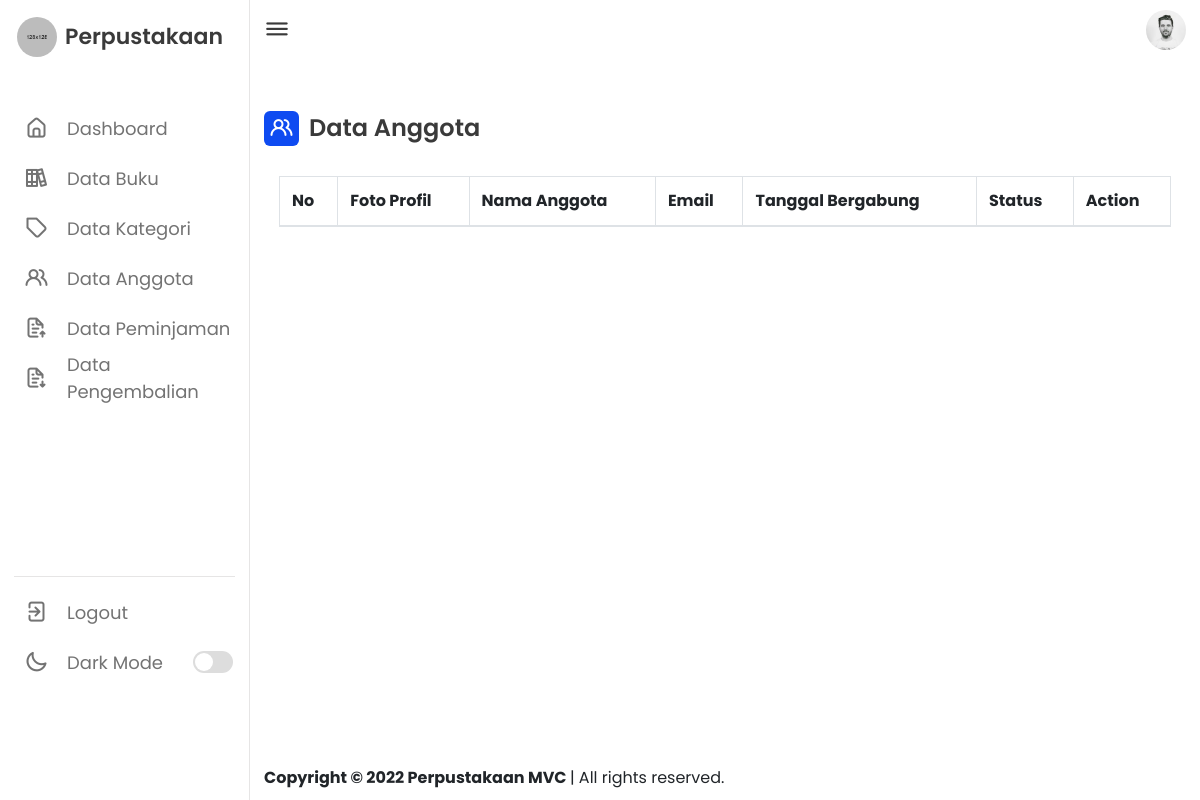
The app's page /index.php/anggota, older data.
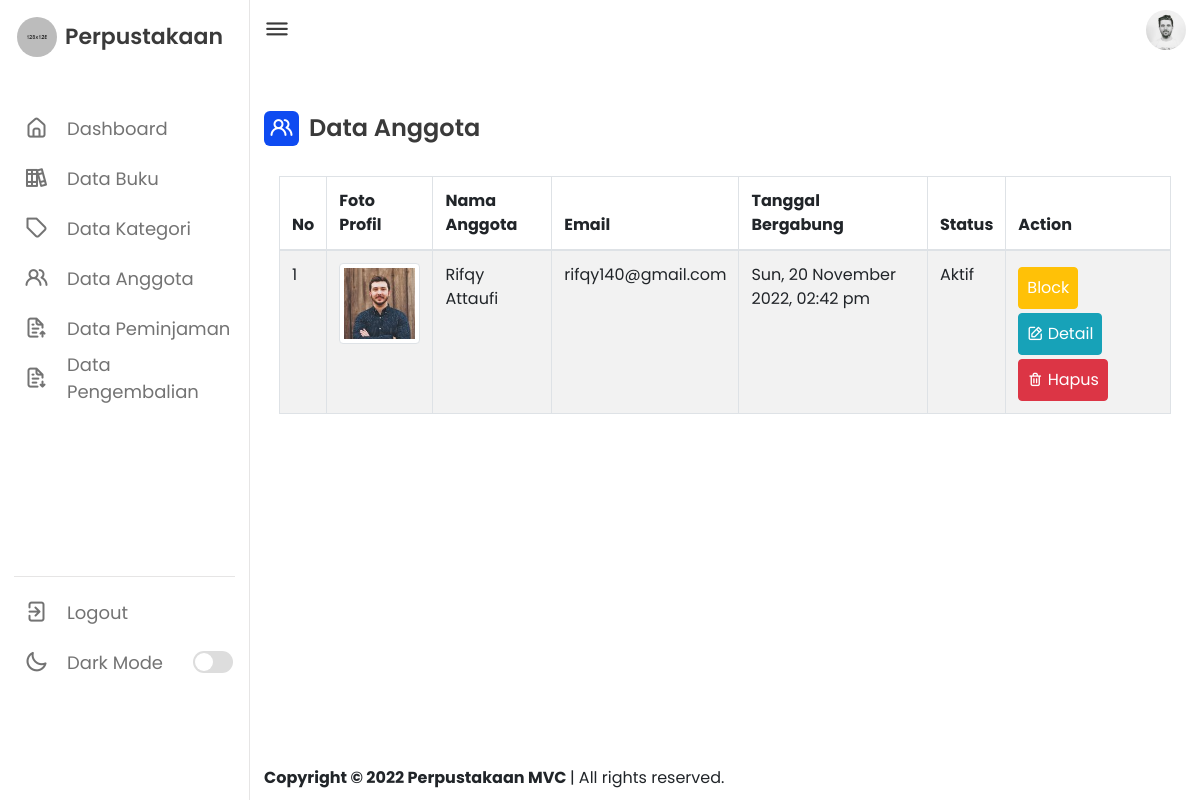
The same page, newer data.
### tables this page shows
CREATE TABLE `user` (
  `id` int(11) NOT NULL,
  `name` varchar(128) NOT NULL,
  `email` varchar(128) NOT NULL,
  `image` varchar(128) NOT NULL,
  `password` varchar(256) NOT NULL,
  `role` int(11) NOT NULL,
  `is_active` int(1) NOT NULL,
  `is_deleted` int(11) NOT NULL DEFAULT 0,
  `date_created` int(11) NOT NULL
);

### application/controllers/Anggota.php (called while the page is built, shortened)
<?php
class Anggota extends CI_Controller
{
	public function __construct()
	{
        $this->load->model('Anggota_model');
        $this->load->library('form_validation');
	}
    public function index()
    {
        $data['anggota'] = $this->Anggota_model->getAnggota();
        $this->load->view('panel/dash_header');
        $this->load->view('panel/dash_sidebar');
        $this->load->view('page/anggota/anggota', $data);
        $this->load->view('panel/dash_footer');
    }
}
?>

### index.php (called while the page is built, shortened)
<?php
require_once BASEPATH.'core/CodeIgniter.php';

### application/models/Anggota_model.php (called while the page is built, shortened)
<?php
class Anggota_model extends CI_Model
{
    public function getAnggota()
    {
        return $this->db->get_where('user', ['role' => 0, 'is_deleted' => 0])->result_array();
    }
}

### application/views/page/anggota/anggota.php (the view, shortened to what this page needs)
<div class="dash-content">
    <div class="activity">
        <div class="wrap">
            <div class="title">
                <i class="uil uil-users-alt"></i>
                <span class="text">Data Anggota</span>
            </div>
        </div>
        <div class="col-lg-12 col-md-6">
            <table id="tb_anggota" class="table table-striped table-bordered" style="width:100%">
                <thead>
                    <tr>
                        <th>No</th>
                        <th>Foto Profil</th>
                        <th>Nama Anggota</th>
                        <th>Email</th>
                        <th>Tanggal Bergabung</th>
                        <th>Status</th>
                        <th>Action</th>
                    </tr>
                </thead>
                <tbody>
                <?php $no = 1;
                    foreach ($anggota as $row) { ?>
                    <tr>
                        <td><?= $no++; ?></td>
                        <td>
                            <img src="<?= base_url('assets/images/profile/') . $row['image']; ?>" class="img-thumbnail">
                        </td>
                        <td><?= $row['name']; ?></td>
                        <td><?= $row['email']; ?></td>
                        <td><?php
                                $datestring = '%D, %d %F %Y, %h:%i %a';
                                echo mdate($datestring, $row['date_created']);
                            ?>
                        </td>
                        <td>
                            <?php if($row['is_active'] == 1)
                            { echo "Aktif"; }
                            else
                            { echo "Tidak Aktif"; }?>
                        </td>
                            <td>
                            <?php if ($row['is_active'] == 1) { ?>
                                <a href="<?= base_url('anggota/block/') . $row['id']; ?>">
                                    <button onclick="return confirm('Anda yakin akan mem-block akun ini ?')" class="btn btn-warning p-2 mt-1 text-md text-white">Block</button>
                                </a>
                            <?php } else { ?>
                                <a href="<?= base_url('anggota/activate/') . $row['id']; ?>">
                                    <button onclick="return confirm('Anda yakin akan meng-aktifkan akun ini ?')" class="btn btn-primary p-2 mt-1 text-md">Aktifkan</button>
                                </a>
                            <?php } ?>
                            <a href="<?= base_url('anggota/detail/') . $row['id']; ?>" class="btn btn-info p-2 mt-1">
                                <i class="uil uil-edit"></i> Detail
                            </a>
                            <a href="<?= base_url('anggota/delete/') . $row['id']; ?>" class="btn btn-danger p-2 mt-1" onclick="return confirm('Anda yakin akan menghapus buku ini ?')">
                                <i class="uil uil-trash-alt"></i> Hapus
                            </a>
                        </td>
                    </tr>
                    <?php } ?>
                </tbody>
            </table>
        </div>
    </div>
</div>

### application/views/panel/dash_header.php (shortened to what this page needs)
<!DOCTYPE html>
<html lang="en">
<head>
    <link rel="stylesheet" href="<?= base_url('assets/') ?>css/style.css">
    <link rel="stylesheet" href="https://unicons.iconscout.com/release/v4.0.0/css/line.css">
    <link rel="stylesheet" href="https://cdnjs.cloudflare.com/ajax/libs/twitter-bootstrap/4.5.2/css/bootstrap.css">
    <link rel="stylesheet" href="https://cdn.datatables.net/1.13.1/css/dataTables.bootstrap4.min.css">
</head>
<body>

### application/views/panel/dash_sidebar.php
<nav>
    <div class="logo-name">
        <div class="logo-image">
            <img src="<?= base_url('assets/') ?>images/avatar.jpg" alt="logo">
        </div>
        <span class="logo-name">Perpustakaan</span>
    </div>
    <div class="menu-items">
        <ul class="nav-links">
            <li><a href="<?= base_url('user'); ?>"">
                    <i class="uil uil-estate"></i>
                    <span class="link-name">Dashboard</span>
                </a></li>
            <li><a href="<?= base_url('buku'); ?>">
                    <i class="uil uil-books"></i>
                    <span class="link-name">Data Buku</span>
                </a></li>
            <li><a href="<?= base_url('kategori'); ?>">
                    <i class="uil uil-tag"></i>
                    <span class="link-name">Data Kategori</span>
                </a></li>
            <li><a href="<?= base_url('anggota'); ?>"">
                    <i class="uil uil-users-alt"></i>
                    <span class="link-name">Data Anggota</span>
                </a></li>
            <li><a href="<?= base_url('peminjaman'); ?>"">
                <i class="uil uil-file-upload-alt"></i>
                    <span class="link-name">Data Peminjaman</span>
                </a></li>
            <li><a href="<?= base_url('pengembalian'); ?>"">
                <i class="uil uil-file-download-alt"></i>
                    <span class="link-name">Data Pengembalian</span>
                </a></li>
        </ul>
        <ul class="logout-mode">
            <li><a href="<?= base_url('auth/logout') ?>">
                    <i class="uil uil-signout"></i>
                    <span class="link-name">Logout</span>
                </a></li>
            <li class="mode">
                <a href="#">
                    <i class="uil uil-moon"></i>
                    <span class="link-name">Dark Mode</span>
                </a>
                <div class="mode-toggle">
                    <span class="switch"></span>
                </div>
            </li>
        </ul>
    </div>
</nav>
<section class="dashboard">
    <div class="top">
        <i class="uil uil-bars sidebar-toggle"></i>
        <img src="<?= base_url('assets/') ?>images/user.jpg" alt="avatar">
    </div>

### application/views/panel/dash_footer.php (shortened to what this page needs)
        <div class="bottom">
            <span>
                <strong>
                    Copyright &copy; 2022 Perpustakaan MVC
                </strong>
                    | All rights reserved.
            </span>
        </div>
    </section>
</body>
</html>

### assets/css/style.css (style rules this page uses)
* { padding: 0; margin: 0; box-sizing: border-box; font-family: "Poppins", sans-serif; }
:root { --primary-color: #0E4BF1; --panel-color: #FFFFFF; --text-color: #3A3A3A; --black-light-color: #737373; --border-color: #E6E5E5; --toogle-color: #DDDDDD; --title-icon-color: #FFFFFF; --box1-color: #4DA3FF; --box2-color: #FF36AC; --box3-color: #E7D1FC; --tran-05: all 0.5s ease; --tran-03: all 0.3s ease; --tran-02: all 0.2s ease; }
body { min-height: 100vh; background-color: var(--primary-color); }
nav { position: fixed; top: 0; left: 0; height: 100%; width: 250px; background-color: var(--panel-color); border-right: 1px solid var(--border-color); transition: var(--tran-05); }
nav .logo-name { display: flex; align-items: center; padding: 10px 14px; }
nav .logo-image { display: flex; justify-content: center; min-width: 45px; }
nav .logo-image img { width: 40px; object-fit: cover; border-radius: 50%; }
nav .logo-name .logo-name { font-size: 22px; font-weight: 600; color: var(--text-color); margin-left: -8px; transition: var(--tran-05); }
nav .menu-items { display: flex; flex-direction: column; justify-content: space-between; height: calc(100% - 180px); margin-top: 20px; padding: 10px 14px; }
.menu-items li { list-style: none; }
.menu-items li a { text-decoration: none; height: 50px; display: flex; align-items: center; position: relative; }
.menu-items li a i { font-size: 24px; min-width: 45px; height: 100%; display: flex; align-items: center; justify-content: center; color: var(--black-light-color); }
.menu-items li a .link-name { font-size: 18px; font-weight: 400; color: var(--black-light-color); margin-left: 8px; transition: var(--tran-05); }
.menu-items .logout-mode { border-top: 1px solid var(--border-color); padding-top: 10px; }
.menu-items .mode { display: flex; align-items: center; white-space: nowrap; }
.menu-items .mode-toggle { position: absolute; right: 14px; height: 50px; min-width: 45px; display: flex; align-items: center; justify-content: center; cursor: pointer; }
.mode-toggle .switch { position: relative; display: inline-block; background-color: var(--toogle-color); width: 40px; height: 22px; border-radius: 25px; }
.switch::before { content: ""; position: absolute; top: 2px; left: 2px; width: 18px; height: 18px; border-radius: 50%; background-color: var(--panel-color); transition: var(--tran-03); }
.dashboard { position: relative; left: 250px; background-color: var(--panel-color); min-height: 100vh; width: calc(100% - 250px); padding: 10px 14px; transition: var(--tran-05); }
.dashboard .top { position: fixed; display: flex; justify-content: space-between; top: 0; left: 250px; width: calc(100% - 250px); background-color: var(--panel-color); padding: 10px 14px; transition: var(--tran-05); z-index: 100; }
.dashboard .bottom { position: fixed; display: flex; justify-content: space-between; bottom: 0; left: 250px; width: calc(100% - 250px); background-color: var(--panel-color); padding: 10px 14px; transition: var(--tran-05); z-index: 100; }
.dashboard .top .sidebar-toggle { font-size: 26px; color: var(--text-color); cursor: pointer; }
.top img { width: 40px; height: 40px; object-fit: cover; border-radius: 50%; cursor: pointer; }
.dashboard .dash-content { padding-top: 30px; }
.dash-content .wrap { display: flex; justify-content: space-between; align-items: center; flex-direction: row; width: 100%; }
.dash-content .title, .dash-content .add-btn { display: flex; align-items: center; margin: 70px 0 30px 0; }
.dash-content .title i, .dash-content .add-btn i { position: relative; height: 35px; width: 35px; background-color: var(--primary-color); border-radius: 6px; color: var(--title-icon-color); display: flex; align-items: center; justify-content: center; font-size: 24px; }
.dash-content .title .text { font-size: 24px; font-weight: 600; color: var(--text-color); margin-left: 10px; }

Row changes from the older to the newer data that the page shows:
now on this page (row edited): user: image (placeholder picture), name "Rifqy Attaufi", email "rifqy140@gmail.com", date_created "Sun, 20 November 2022, 02:42 pm", is_active "Aktif"
